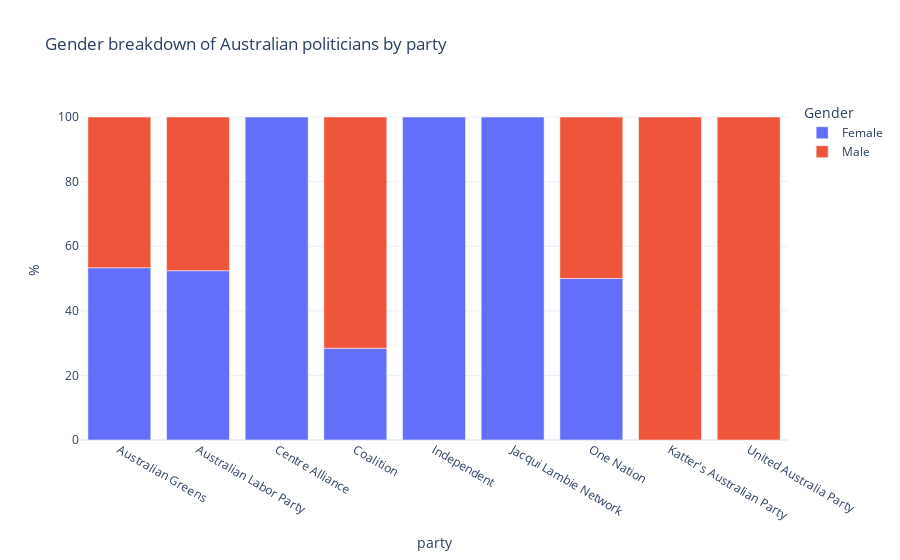

The cell this chart's notebook holds for it:
### Code cell
import plotly.express as px

fig = px.bar(party_counts, x="party", y="%", color="Gender", title="Gender breakdown of Australian politicians by party")
fig.show()

### Figure 1 — Plotly figure (JSON) as saved in the notebook; plotly's stock layout.template omitted (floating-point values rounded to 4 significant figures)
{"data": [{"alignmentgroup": "True", "hovertemplate": "Gender=Female<br>party=%{x}<br>%=%{y}<extra></extra>", "legendgroup": "Female", "marker": {"color": "#636efa", "pattern": {"shape": ""}}, "name": "Female", "offsetgroup": "Female", "orientation": "v", "showlegend": true, "textposition": "auto", "x": ["Australian Greens", "Australian Labor Party", "Centre Alliance", "Coalition", "Independent", "Jacqui Lambie Network", "One Nation"], "xaxis": "x", "y": [53.33, 52.43, 100.0, 28.41, 100.0, 100.0, 50.0], "yaxis": "y", "type": "bar"}, {"alignmentgroup": "True", "hovertemplate": "Gender=Male<br>party=%{x}<br>%=%{y}<extra></extra>", "legendgroup": "Male", "marker": {"color": "#EF553B", "pattern": {"shape": ""}}, "name": "Male", "offsetgroup": "Male", "orientation": "v", "showlegend": true, "textposition": "auto", "x": ["Australian Greens", "Australian Labor Party", "Coalition", "Katter's Australian Party", "One Nation", "United Australia Party"], "xaxis": "x", "y": [46.67, 47.57, 71.59, 100.0, 50.0, 100.0], "yaxis": "y", "type": "bar"}], "layout": {"xaxis": {"anchor": "y", "domain": [0.0, 1.0], "title": {"text": "party"}}, "yaxis": {"anchor": "x", "domain": [0.0, 1.0], "title": {"text": "%"}}, "legend": {"title": {"text": "Gender"}, "tracegroupgap": 0}, "title": {"text": "Gender breakdown of Australian politicians by party"}, "barmode": "relative"}}
